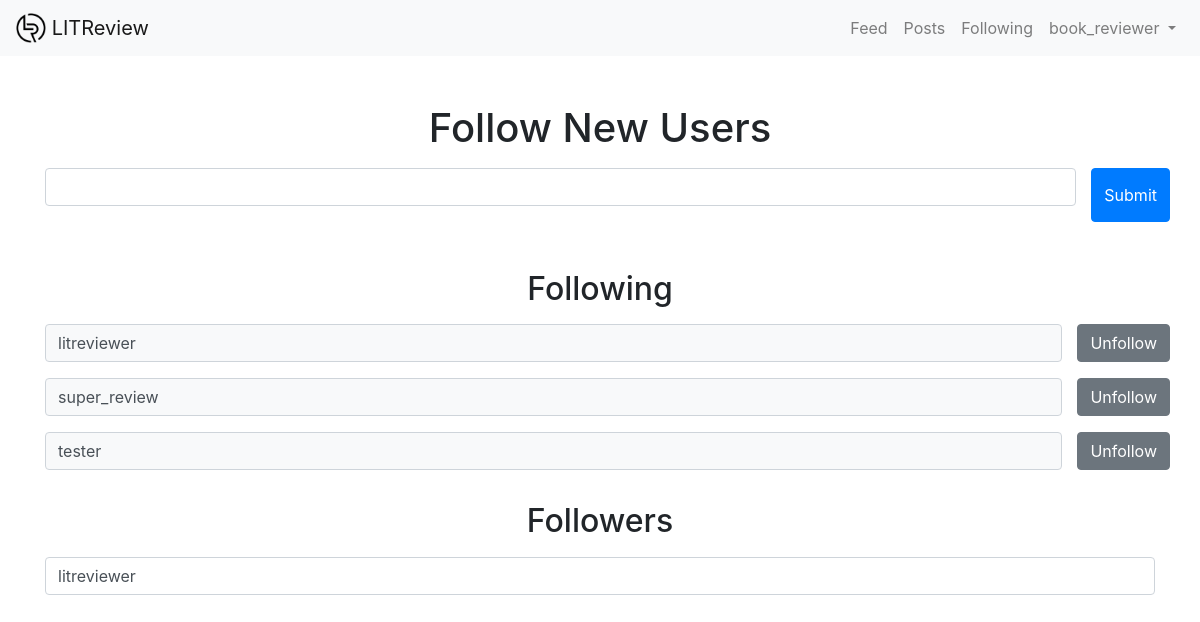
Screenshot of /following/ (signed in) with the database file from the repository.
### authentication/models.py (models this page shows)
class User(AbstractUser):
    follows = models.ManyToManyField(
        'self',
        symmetrical=False,
        blank=True
    )

### authentication/views.py (the view, shortened to what this page needs)
# urls.py: path('following/', authentication.views.following_page, name='following'),
@login_required
def following_page(request):
    follow_form = forms.FollowUsersForm()
    unfollow_form = forms.UnfollowUsersForm()
    followed = request.user.follows.all()
    followers = models.User.objects.filter(follows__id=request.user.id)
    context = {'follow_form': follow_form,
               'unfollow_form': unfollow_form,
               'followed': followed,
               'followers': followers}
    return render(request,
                  'authentication/following.html',
                  context=context)

### authentication/forms.py
class FollowUsersForm(forms.ModelForm):
    def __init__(self, *args, **kwargs):
        super().__init__(*args, **kwargs)
        self.helper = FormHelper()
        self.helper.form_class = FORM_CLASS
        self.helper.form_show_labels = False
        self.helper.layout = Layout(
            Div(
                Field('follow_user', wrapper_class='col mb-0'),
                Submit('submit', 'Submit', css_class='col-auto'),
                css_class='row mb-3'
            )
        )
    class Meta:
        model = get_user_model()
        fields = []
    follow_user = forms.CharField(max_length=63)

class UnfollowUsersForm(forms.ModelForm):
    class Meta:
        model = get_user_model()
        fields = []
    unfollow_user = forms.CharField(widget=forms.HiddenInput,
                                    initial="")

### authentication/templates/authentication/following.html (shortened to what this page needs)
{% extends 'base.html' %}
{% load crispy_forms_tags %}
{% block content %}
<h1 class="text-center mt-5 mb-3">Follow New Users</h1>
<form method="post">
    {% crispy follow_form %}
</form>
<h2 class="text-center mt-5 mb-3">Following</h2>
{% for user in followed %}
<div class="row">
   <div class="col">
       <div class="form-control bg-light">{{ user.username }}</div>
   </div>
    <form method="post">
            <input class="col-auto btn btn-secondary" type="submit" value="Unfollow">
    </form>
</div>
{% endfor %}
<h2 class="text-center mt-3 mb-3">Followers</h2>
{% for user in followers %}
<div class="row mb-3">
   <div class="col">
       <div class="form-control">{{ user.username }}</div>
   </div>
</div>
{% endfor %}
{% endblock %}

### templates/base.html (shortened to what this page needs)
{% load static %}
{% load bootstrap4 %}
{% bootstrap_css %}
<html>
    <head>
        <link rel="stylesheet" href="{% static 'styles.css' %}">
    </head>
    <body>
        <nav class="navbar sticky-top navbar-expand-md navbar-light bg-light">
            <a class="navbar-brand" href="{% url 'feed' %}">
                <img src="{% static 'media/LITReview_Logo_Sq.png' %}" width="30" height="30" class="d-inline-block align-top" alt="">
                LITReview
            </a>
            <div class="collapse navbar-collapse" id="navbarNav">
                <ul class="navbar-nav ml-auto">
                    {% if user.is_authenticated %}
                        <li class="nav-item"><a class="nav-link" href="{% url 'feed' %}">Feed</a></li>
                        <li class="nav-item"><a class="nav-link" href="{% url 'posts' %}">Posts</a></li>
                        <li class="nav-item"><a class="nav-link" href="{% url 'following' %}">Following</a></li>
                        <li class="nav-item dropdown">
                            <a class="nav-link dropdown-toggle" href="#" role="button" data-toggle="dropdown" aria-expanded="false">
                                {{ user.username }}
                            </a>
                        </li>
                    {% endif %}
                </ul>
            </div>
        </nav>
        <div class="container">
            {% block content %}{% endblock %}
        </div>
    </body>
</html>

### rows the page displays
User: username "book_reviewer"
User: username "litreviewer"
User: username "super_review"
User: username "tester"
